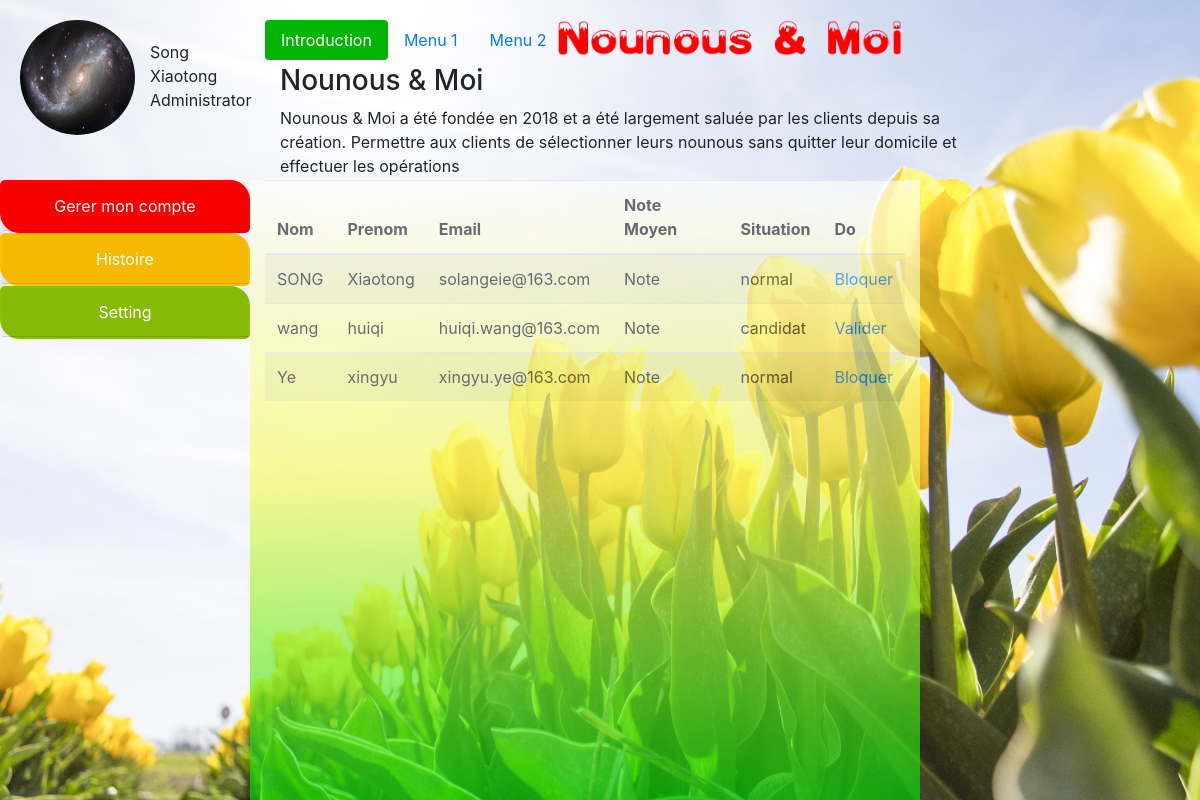
The app's page /admin.php with its own data.
### tables this page shows
CREATE TABLE IF NOT EXISTS `nounous` (
  `id_nounous` int(5) NOT NULL,
  `login` varchar(20) NOT NULL,
  `mot de passe` varchar(20) NOT NULL,
  `nom` varchar(20) NOT NULL,
  `prenom` varchar(20) NOT NULL,
  `age` smallint(3) NOT NULL,
  `ville` varchar(20) NOT NULL,
  `disponibilite` varchar(7) DEFAULT NULL,
  `situation` varchar(255) NOT NULL,
  `email` varchar(255) NOT NULL,
  `portable` bigint(8) NOT NULL,
  `photo` tinytext NOT NULL,
  `langues` tinytext NOT NULL,
  `presentation` tinytext,
  `experience` tinytext,
  PRIMARY KEY (`login`),
  UNIQUE KEY `id_nounous` (`id_nounous`) USING BTREE
);

### admin.php (the view, shortened to what this page needs)
<?php
  function nounous_DBR(){
    $DB_conn = mysqli_connect ('localhost','solange','abc1234567','nounous');
    $DB_result = mysqli_query($DB_conn,'select * from nounous;');
    if ($DB_result){
      while($temp = mysqli_fetch_array ($DB_result,MYSQLI_ASSOC)){
        if ($temp["situation"]=="candidat") {
          $do="Valider";
        } else {
          $do="Bloquer";
        }
        print("<tr>");
        print("<td>".$temp["nom"]."</td>");
        print("<td>".$temp["prenom"]."</td>");
        print("<td>".$temp["email"]."</td>");
        print("<td>Note</td>");
        print("<td>".$temp["situation"]."</td>");
        print("<td><a href='admin_do.php'>$do</a></td>");
        print("</tr>");
      }
    }
  }
?>
<!DOCTYPE html>
<html>
<head>
    <link rel="stylesheet" href="css/bootstrap.css">
    <link rel="stylesheet" href="css/form.css">
    <link rel="stylesheet" href="css/main.css">
</head>
<body>
<div class="container" id="A">
    <ul class="nav nav-pills" role="tablist" id="navigation">
        <li class="nav-item">
          <a class="nav-link active" data-toggle="pill" href="#Introduction">Introduction</a>
        </li>
        <li class="nav-item">
            <a class="nav-link" data-toggle="pill" href="#menu1">Menu 1</a>
        </li>
        <li class="nav-item">
            <a class="nav-link" data-toggle="pill" href="#menu2">Menu 2</a>
        </li>
    </ul>
    <div class="tab-content">
        <div id="Introduction" class="container tab-pane active"><br>
            <h3>Nounous & Moi</h3>
            <p>
            Nounous & Moi a été fondée en 2018 et a été largement saluée par les clients depuis sa création. Permettre aux clients de sélectionner leurs nounous sans quitter leur domicile et effectuer les opérations
            </p>
        </div>
    </div>
    <a  href="http://localhost/LO07_projet/index.html"><img class='logo' src="img/logo.png"></a>
</div>
<div class="container" id="B">
    <img id='profil' src="img/profil.jpg">
    <div id="profil_info">
        Song Xiaotong Administrator
    </div>
    <div id="accordion" class="panel_B">
          <div class="card" id="panel_compte">
            <div class="card-header">
              <a class="card-link B" data-toggle="collapse" data-parent="#accordion" href="#collapseOne">
                Gerer mon compte
              </a>
            </div>
          </div>
          <div class="card" id="panel_histoire">
            <div class="card-header">
              <a class="collapsed card-link B" data-toggle="collapse" data-parent="#accordion" href="#collapseTwo">
              Histoire
            </a>
            </div>
          </div>
          <div class="card" id="panel_setting">
            <div class="card-header">
              <a class="collapsed card-link B" data-toggle="collapse" data-parent="#accordion" href="#collapseThree">
                Setting
              </a>
            </div>
          </div>
      </div>
</div>
<div class="container myform" id="C">
    <table class="table table-striped">
    <thead>
      <tr>
        <th>Nom</th>
        <th>Prenom</th>
        <th>Email</th>
        <th>Note Moyen</th>
        <th>Situation</th>
        <th>Do</th>
      </tr>
    </thead>
    <tbody>
      <?php
        nounous_DBR();
      ?>
    </tbody>
    </table>
</div>
</body>
</html>

### css/form.css (style rules this page uses)
.myform { background: -webkit-linear-gradient( top,white,#F4FA58,#01DF01 ); filter:alpha(Opacity=80);-moz-opacity:0.5;opacity: 0.65; }

### css/main.css (style rules this page uses)
body { background-image: url(../img/imgx/bg.jpg); background-repeat:no-repeat; width:100%; background-size:cover; }
#A { width: 750px; height: 100px; position: absolute; top:0px; left: 250px; }
#navigation { position: relative; top: 20px; }
.logo { width: 360px; position: absolute; top: 17px; right:90px ; }
#B { width: 135px; height: 800px; position: absolute; top:0px; left: 0px; transition:width 2s; }
a.B { color: #FFFFFF; }
#profil { width:115px; height:115px; border-radius:50%; overflow:hidden; position: absolute; top: 20px; left: 20px; }
#profil_info { width:135px; height:20px; position:absolute; top:135px; left:20px; transition: 2s; }
.panel_B { text-align: center; position: absolute; top:180px; left: 0px; width: 100%; }
#panel_compte { background-color: red; border-radius: 5px 20px; border: 2px solid red; }
#panel_histoire { background-color: #FFBF00; border-radius: 5px 20px; border: 2px solid #FFBF00; }
#panel_setting { background-color: #8AC007; border-radius: 5px 20px; border: 2px solid #8AC007; }
#C { width: 670px; height: 620px; position: absolute; left: 250px; top: 180px; }

### records on screen
nounous: nom "SONG", prenom "Xiaotong", email "solangeie@163.com", situation "normal", situation "Bloquer"
nounous: nom "wang", prenom "huiqi", email "huiqi.wang@163.com", situation "candidat", situation "Valider"
nounous: nom "Ye", prenom "xingyu", email "xingyu.ye@163.com", situation "normal", situation "Bloquer"
